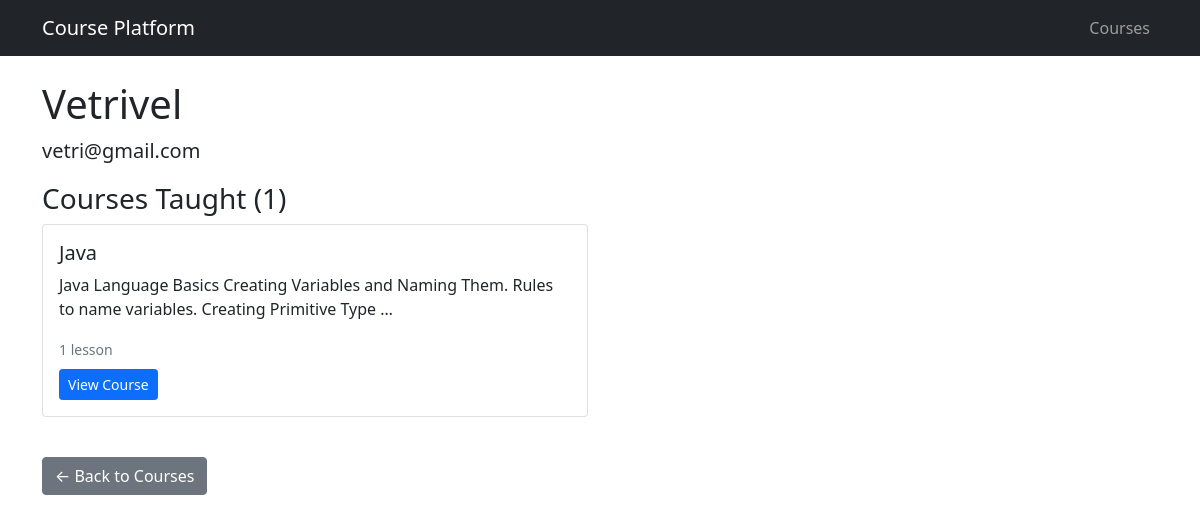
The app's page /courses/teacher/2/ with its own data.
### courses/models.py (models this page shows, shortened)
class Teacher(models.Model):
    name = models.CharField(max_length=100)
    email = models.EmailField(unique=True)
    courses = models.ManyToManyField(Course, related_name='teachers', blank=True)
    created_at = models.DateTimeField(auto_now_add=True)
    class Meta:
        ordering = ['name']

class Course(models.Model):
    title = models.CharField(max_length=200)
    description = models.TextField()
    created_at = models.DateTimeField(auto_now_add=True)
    updated_at = models.DateTimeField(auto_now=True)
    class Meta:
        ordering = ['title']

### courses/views.py (the view)
# urls.py: path('teacher/<int:pk>/', views.teacher_detail, name='teacher_detail'),
def teacher_detail(request, pk):
    teacher = get_object_or_404(Teacher, pk=pk)
    courses = teacher.courses.all().prefetch_related('lessons')
    context = {
        'teacher': teacher,
        'courses': courses,
    }
    return render(request, 'courses/teacher_detail.html', context)

### templates/courses/teacher_detail.html (shortened to what this page needs)
{% extends 'base.html' %}
{% block content %}
<h1>{{ teacher.name }}</h1>
<p class="lead">{{ teacher.email }}</p>
<h3>Courses Taught ({{ courses.count }})</h3>
{% if courses %}
<div class="row">
    {% for course in courses %}
    <div class="col-md-6 mb-4">
        <div class="card">
            <div class="card-body">
                <h5 class="card-title">{{ course.title }}</h5>
                <p class="card-text">{{ course.description|truncatewords:15 }}</p>
                <div class="mb-2">
                    <small class="text-muted">{{ course.lessons.count }} lesson{{ course.lessons.count|pluralize }}</small>
                </div>
                <a href="{% url 'courses:course_detail' course.pk %}" class="btn btn-primary btn-sm">View Course</a>
            </div>
        </div>
    </div>
    {% endfor %}
</div>
{% else %}
<div class="alert alert-info">This teacher is not assigned to any courses yet.</div>
{% endif %}
<div class="mt-3">
    <a href="{% url 'courses:course_list' %}" class="btn btn-secondary">← Back to Courses</a>
</div>
{% endblock %}

### records on screen
Teacher: name "Vetrivel", email "vetri@gmail.com"
Course: title "Java", description "Java Language Basics Creating Variables and Naming Them. Rules to name variables. Creating Primitive Type …", lessons.count "1"

### other values on screen
{{ courses.count }} "1"
